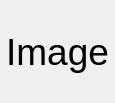
<?xml version="1.0" encoding="UTF-8"?>
<ui version="4.0">
 <class>Form</class>
 <widget class="QWidget" name="Form">
  <property name="geometry">
   <rect>
    <x>0</x>
    <y>0</y>
    <width>115</width>
    <height>103</height>
   </rect>
  </property>
  <property name="minimumSize">
   <size>
    <width>100</width>
    <height>75</height>
   </size>
  </property>
  <property name="font">
   <font>
    <pointsize>18</pointsize>
    <bold>false</bold>
   </font>
  </property>
  <property name="windowTitle">
   <string>Form</string>
  </property>
  <property name="styleSheet">
   <string notr="true"/>
  </property>
  <layout class="QGridLayout" name="gridLayout">
   <property name="leftMargin">
    <number>0</number>
   </property>
   <property name="topMargin">
    <number>0</number>
   </property>
   <property name="rightMargin">
    <number>0</number>
   </property>
   <property name="bottomMargin">
    <number>0</number>
   </property>
   <property name="spacing">
    <number>0</number>
   </property>
   <item row="0" column="0">
    <widget class="QLabel" name="label">
     <property name="font">
      <font>
       <pointsize>28</pointsize>
       <bold>false</bold>
      </font>
     </property>
     <property name="styleSheet">
      <string notr="true"/>
     </property>
     <property name="text">
      <string>Image</string>
     </property>
     <property name="alignment">
      <set>Qt::AlignCenter</set>
     </property>
    </widget>
   </item>
  </layout>
 </widget>
 <resources/>
 <connections/>
</ui>
